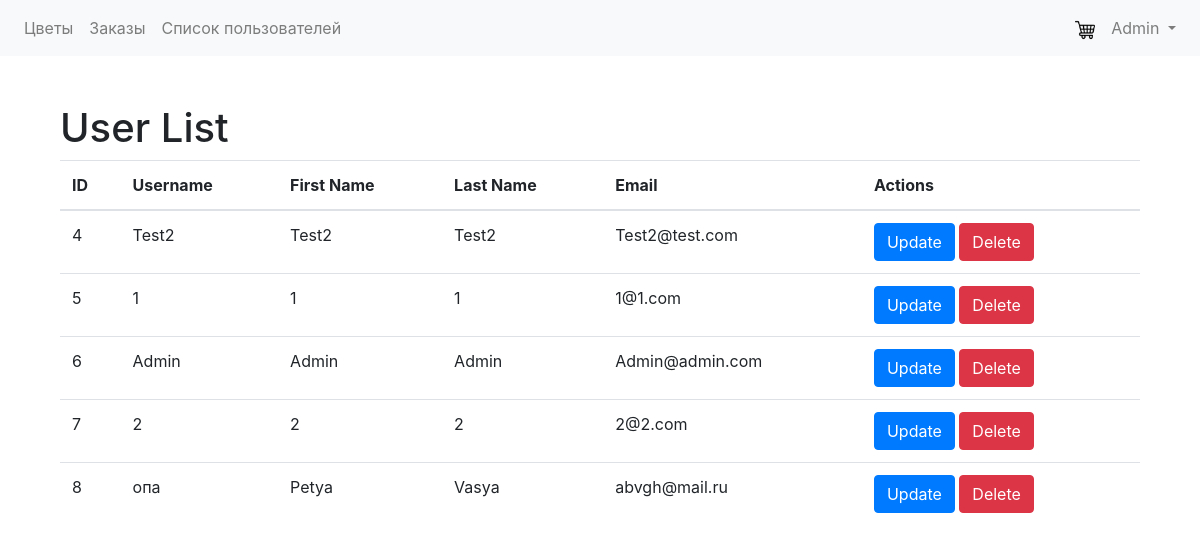
The app's page /account/users/ (signed in) with its own data.
### account/models.py (models this page shows)
class User(AbstractUser):
    phone = models.CharField(max_length=20, blank=True, null=True)
    address = models.CharField(max_length=255, blank=True, null=True)
    additional_info = models.TextField(blank=True, null=True)
    balance = models.DecimalField(max_digits=10, decimal_places=2, default=0.00)
    groups = models.ManyToManyField(
        'auth.Group',
        related_name='custom_user_group',  # This is crucial!
        blank=True,
    )
    user_permissions = models.ManyToManyField(
        'auth.Permission',
        related_name='custom_user_permission',  # This is crucial!
        blank=True,
    )

### account/views.py (the view)
# urls.py: path('users/', views.get_users, name='get_users'),
def get_users(request):
    if not (request.user.is_superuser or request.user.is_staff): #Check if superuser
        return redirect('account:profile') #Redirect to profile if not superuser
    users = User.objects.all()
    return render(request, 'account/account_list.html', {'users': users})

### Templates/account/account_list.html (shortened to what this page needs)
{% extends 'base.html' %}
{% block content %}
    <div class="container">
        <h1>User List</h1>
        <table class="table">
            <thead>
                <tr>
                    <th>ID</th>
                    <th>Username</th>
                    <th>First Name</th>
                    <th>Last Name</th>
                    <th>Email</th>
                    <th>Actions</th>
                </tr>
            </thead>
            <tbody>
                {% for user in users %}
                    <tr>
                        <td>{{ user.id }}</td>
                        <td>{{ user.username }}</td>
                        <td>{{ user.first_name }}</td>
                        <td>{{ user.last_name }}</td>
                        <td>{{ user.email }}</td>
                        <td>
                            <a href="{% url 'account:update_user' user.id %}" class="btn btn-primary">Update</a>
                            <a href="{% url 'account:delete_user' user.id %}" class="btn btn-danger">Delete</a>
                        </td>
                    </tr>
                {% endfor %}
            </tbody>
        </table>
    </div>
{% endblock %}

### Templates/base.html (shortened to what this page needs)
<!DOCTYPE html>
<html lang="ru">
<head>
    {% load static %}
    <link rel="stylesheet" href="{% static 'css/style.css' %}">
    <link rel="stylesheet" href="https://stackpath.bootstrapcdn.com/bootstrap/4.5.2/css/bootstrap.min.css">
</head>
<body>
    <nav class="navbar navbar-expand-lg navbar-light bg-light">
            <div class="collapse navbar-collapse" id="navbarNav">
                <ul class="navbar-nav mr-auto">
                    <li class="nav-item">
                        <a class="nav-link" href="{% url 'flowers:flower-list' %}">Цветы</a>
                    </li>
                    {% if user.is_authenticated %}
                        <li class="nav-item">
                            <a class="nav-link" href="{% url 'orders:order_list' %}">Заказы</a>
                        </li>
                    {% endif %}
                    {% if user.is_superuser or user.is_staff %}
                        <li class="nav-item">
                            <a class="nav-link" href="{% url 'account:get_users' %}">Список пользователей</a>
                        </li>
                    {% endif %}
                </ul>
                <ul class="navbar-nav ">
                    {% if user.is_authenticated %}
                        <li class="nav-item">
                            <a class="nav-link" href="{% url 'orders:cart' %}">
                                <img src="{% static 'images/shopping-cart.png' %}" alt="Cart" width="20" height="20">
                            </a>
                        </li>
                    {% endif %}
                    <li class="nav-item dropdown">
                        <a class="nav-link dropdown-toggle" href="#" id="navbarDropdown" role="button" data-toggle="dropdown" aria-haspopup="true" aria-expanded="false">
                            {% if user.is_authenticated %}
                                {{ user.username }}
                            {% else %}
                                Вход
                            {% endif %}
                        </a>
                    </li>
                </ul>
            </div>
    </nav>
    <div class="container mt-5">
        {% block content %}
        {% endblock %}
    </div>
</body>
</html>

### records on screen
User: username "Admin", id "6", first_name "Admin", last_name "Admin", email "Admin@admin.com"
User: id "4", username "Test2", first_name "Test2", last_name "Test2", email "Test2@test.com"
User: id "5", username "1", first_name "1", last_name "1", email "1@1.com"
User: id "7", username "2", first_name "2", last_name "2", email "2@2.com"
User: id "8", username "опа", first_name "Petya", last_name "Vasya", email "abvgh@mail.ru"
